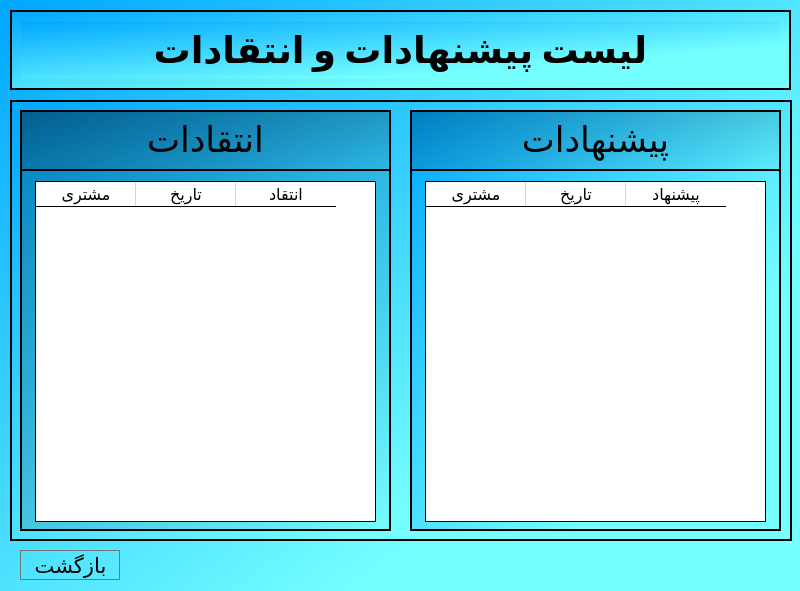
<?xml version="1.0" encoding="UTF-8"?>
<ui version="4.0">
 <class>SuggestionsList</class>
 <widget class="QDialog" name="SuggestionsList">
  <property name="geometry">
   <rect>
    <x>0</x>
    <y>0</y>
    <width>800</width>
    <height>591</height>
   </rect>
  </property>
  <property name="minimumSize">
   <size>
    <width>800</width>
    <height>591</height>
   </size>
  </property>
  <property name="maximumSize">
   <size>
    <width>800</width>
    <height>591</height>
   </size>
  </property>
  <property name="windowTitle">
   <string>پیشنهادات</string>
  </property>
  <property name="windowIcon">
   <iconset>
    <normalon>:/files/icons8_change_48px.png</normalon>
   </iconset>
  </property>
  <property name="styleSheet">
   <string notr="true">background-color: qlineargradient(spread:pad, x1:0, y1:0, x2:0.739, y2:0.71, stop:0 rgba(0, 167, 255, 255), stop:1 rgba(117, 255, 255, 255));</string>
  </property>
  <widget class="QFrame" name="frame">
   <property name="geometry">
    <rect>
     <x>10</x>
     <y>100</y>
     <width>782</width>
     <height>441</height>
    </rect>
   </property>
   <property name="frameShape">
    <enum>QFrame::Box</enum>
   </property>
   <property name="frameShadow">
    <enum>QFrame::Plain</enum>
   </property>
   <property name="lineWidth">
    <number>2</number>
   </property>
   <widget class="QFrame" name="frame_3">
    <property name="geometry">
     <rect>
      <x>10</x>
      <y>10</y>
      <width>371</width>
      <height>421</height>
     </rect>
    </property>
    <property name="styleSheet">
     <string notr="true">background-color: qlineargradient(spread:pad, x1:0, y1:0, x2:1, y2:1, stop:0 rgba(0, 0, 0, 64), stop:1 rgba(255, 255, 255, 0));</string>
    </property>
    <property name="frameShape">
     <enum>QFrame::Box</enum>
    </property>
    <property name="frameShadow">
     <enum>QFrame::Plain</enum>
    </property>
    <property name="lineWidth">
     <number>2</number>
    </property>
    <widget class="Line" name="line">
     <property name="geometry">
      <rect>
       <x>0</x>
       <y>50</y>
       <width>371</width>
       <height>20</height>
      </rect>
     </property>
     <property name="styleSheet">
      <string notr="true">background-color: qlineargradient(spread:pad, x1:0, y1:0, x2:1, y2:1, stop:0 rgba(0, 0, 0, 0), stop:1 rgba(255, 255, 255, 0));</string>
     </property>
     <property name="frameShadow">
      <enum>QFrame::Plain</enum>
     </property>
     <property name="lineWidth">
      <number>2</number>
     </property>
     <property name="orientation">
      <enum>Qt::Horizontal</enum>
     </property>
    </widget>
    <widget class="QLabel" name="label_2">
     <property name="geometry">
      <rect>
       <x>0</x>
       <y>0</y>
       <width>371</width>
       <height>61</height>
      </rect>
     </property>
     <property name="font">
      <font>
       <family>Calibri</family>
       <pointsize>26</pointsize>
      </font>
     </property>
     <property name="styleSheet">
      <string notr="true">background-color: qlineargradient(spread:pad, x1:0, y1:0, x2:1, y2:1, stop:0 rgba(0, 0, 0, 64), stop:1 rgba(255, 255, 255, 0));</string>
     </property>
     <property name="text">
      <string>&lt;html&gt;&lt;head/&gt;&lt;body&gt;&lt;p align=&quot;center&quot;&gt;&lt;span style=&quot; font-size:26pt;&quot;&gt;انتقادات&lt;/span&gt;&lt;/p&gt;&lt;/body&gt;&lt;/html&gt;</string>
     </property>
    </widget>
    <widget class="QTableWidget" name="entTable">
     <property name="geometry">
      <rect>
       <x>15</x>
       <y>71</y>
       <width>341</width>
       <height>341</height>
      </rect>
     </property>
     <property name="font">
      <font>
       <family>Calibri</family>
       <pointsize>10</pointsize>
      </font>
     </property>
     <property name="styleSheet">
      <string notr="true">background-color: qlineargradient(spread:pad, x1:0, y1:0, x2:0.006, y2:0.00568182, stop:0 rgba(255, 255, 255, 255));</string>
     </property>
     <property name="frameShadow">
      <enum>QFrame::Plain</enum>
     </property>
     <property name="lineWidth">
      <number>5</number>
     </property>
     <property name="midLineWidth">
      <number>5</number>
     </property>
     <column>
      <property name="text">
       <string>مشتری</string>
      </property>
      <property name="font">
       <font>
        <family>Calibri</family>
        <pointsize>12</pointsize>
       </font>
      </property>
     </column>
     <column>
      <property name="text">
       <string>تاریخ</string>
      </property>
      <property name="font">
       <font>
        <family>Calibri</family>
        <pointsize>12</pointsize>
       </font>
      </property>
     </column>
     <column>
      <property name="text">
       <string>انتقاد</string>
      </property>
      <property name="font">
       <font>
        <family>Calibri</family>
        <pointsize>12</pointsize>
       </font>
      </property>
     </column>
    </widget>
   </widget>
   <widget class="QFrame" name="frame_4">
    <property name="geometry">
     <rect>
      <x>400</x>
      <y>10</y>
      <width>371</width>
      <height>421</height>
     </rect>
    </property>
    <property name="frameShape">
     <enum>QFrame::Box</enum>
    </property>
    <property name="frameShadow">
     <enum>QFrame::Plain</enum>
    </property>
    <property name="lineWidth">
     <number>2</number>
    </property>
    <widget class="Line" name="line_2">
     <property name="geometry">
      <rect>
       <x>0</x>
       <y>50</y>
       <width>381</width>
       <height>20</height>
      </rect>
     </property>
     <property name="styleSheet">
      <string notr="true">background-color: qlineargradient(spread:pad, x1:0, y1:0, x2:1, y2:1, stop:0 rgba(0, 0, 0, 0), stop:1 rgba(255, 255, 255, 0));</string>
     </property>
     <property name="frameShadow">
      <enum>QFrame::Plain</enum>
     </property>
     <property name="lineWidth">
      <number>2</number>
     </property>
     <property name="orientation">
      <enum>Qt::Horizontal</enum>
     </property>
    </widget>
    <widget class="QLabel" name="label_3">
     <property name="geometry">
      <rect>
       <x>0</x>
       <y>0</y>
       <width>371</width>
       <height>61</height>
      </rect>
     </property>
     <property name="font">
      <font>
       <family>Calibri</family>
       <pointsize>26</pointsize>
      </font>
     </property>
     <property name="styleSheet">
      <string notr="true">background-color: qlineargradient(spread:pad, x1:0, y1:0, x2:1, y2:1, stop:0 rgba(0, 0, 0, 64), stop:1 rgba(255, 255, 255, 0));</string>
     </property>
     <property name="text">
      <string>&lt;html&gt;&lt;head/&gt;&lt;body&gt;&lt;p align=&quot;center&quot;&gt;پیشنهادات&lt;/p&gt;&lt;/body&gt;&lt;/html&gt;</string>
     </property>
    </widget>
    <widget class="QTableWidget" name="pishTable">
     <property name="geometry">
      <rect>
       <x>15</x>
       <y>71</y>
       <width>341</width>
       <height>341</height>
      </rect>
     </property>
     <property name="font">
      <font>
       <family>Calibri</family>
       <pointsize>10</pointsize>
      </font>
     </property>
     <property name="styleSheet">
      <string notr="true">background-color: qlineargradient(spread:pad, x1:0, y1:0, x2:0.006, y2:0.00568182, stop:0 rgba(255, 255, 255, 255));</string>
     </property>
     <property name="frameShadow">
      <enum>QFrame::Plain</enum>
     </property>
     <property name="lineWidth">
      <number>5</number>
     </property>
     <property name="midLineWidth">
      <number>5</number>
     </property>
     <column>
      <property name="text">
       <string>مشتری</string>
      </property>
      <property name="font">
       <font>
        <family>Calibri</family>
        <pointsize>12</pointsize>
       </font>
      </property>
     </column>
     <column>
      <property name="text">
       <string>تاریخ</string>
      </property>
      <property name="font">
       <font>
        <family>Calibri</family>
        <pointsize>12</pointsize>
       </font>
      </property>
     </column>
     <column>
      <property name="text">
       <string>پیشنهاد</string>
      </property>
      <property name="font">
       <font>
        <family>Calibri</family>
        <pointsize>12</pointsize>
       </font>
      </property>
     </column>
    </widget>
   </widget>
  </widget>
  <widget class="QFrame" name="frame_2">
   <property name="geometry">
    <rect>
     <x>10</x>
     <y>10</y>
     <width>781</width>
     <height>80</height>
    </rect>
   </property>
   <property name="styleSheet">
    <string notr="true">background-color: qlineargradient(spread:pad, x1:0, y1:0, x2:0.739, y2:0.71, stop:0 rgba(0, 167, 255, 255), stop:1 rgba(117, 255, 255, 255));</string>
   </property>
   <property name="frameShape">
    <enum>QFrame::Box</enum>
   </property>
   <property name="frameShadow">
    <enum>QFrame::Plain</enum>
   </property>
   <property name="lineWidth">
    <number>2</number>
   </property>
   <layout class="QVBoxLayout" name="verticalLayout">
    <item>
     <layout class="QHBoxLayout" name="horizontalLayout">
      <item>
       <widget class="QLabel" name="label">
        <property name="font">
         <font>
          <family>Calibri</family>
          <weight>75</weight>
          <bold>true</bold>
         </font>
        </property>
        <property name="text">
         <string>&lt;html&gt;&lt;head/&gt;&lt;body&gt;&lt;p align=&quot;center&quot;&gt;&lt;span style=&quot; font-size:28pt;&quot;&gt;لیست پیشنهادات و انتقادات&lt;/span&gt;&lt;/p&gt;&lt;/body&gt;&lt;/html&gt;</string>
        </property>
       </widget>
      </item>
     </layout>
    </item>
   </layout>
  </widget>
  <widget class="QPushButton" name="exit">
   <property name="geometry">
    <rect>
     <x>20</x>
     <y>550</y>
     <width>101</width>
     <height>31</height>
    </rect>
   </property>
   <property name="font">
    <font>
     <family>Calibri</family>
     <pointsize>16</pointsize>
    </font>
   </property>
   <property name="cursor">
    <cursorShape>PointingHandCursor</cursorShape>
   </property>
   <property name="styleSheet">
    <string notr="true">background-color: qlineargradient(spread:pad, x1:0, y1:0, x2:1, y2:1, stop:1 rgba(0, 0, 0, 82));</string>
   </property>
   <property name="text">
    <string>بازگشت</string>
   </property>
   <property name="icon">
    <iconset resource="resources.qrc">
     <normaloff>:/files/icons8_go_back_100px.png</normaloff>:/files/icons8_go_back_100px.png</iconset>
   </property>
   <property name="iconSize">
    <size>
     <width>32</width>
     <height>32</height>
    </size>
   </property>
   <property name="flat">
    <bool>true</bool>
   </property>
  </widget>
 </widget>
 <resources>
  <include location="resources.qrc"/>
 </resources>
 <connections/>
</ui>
